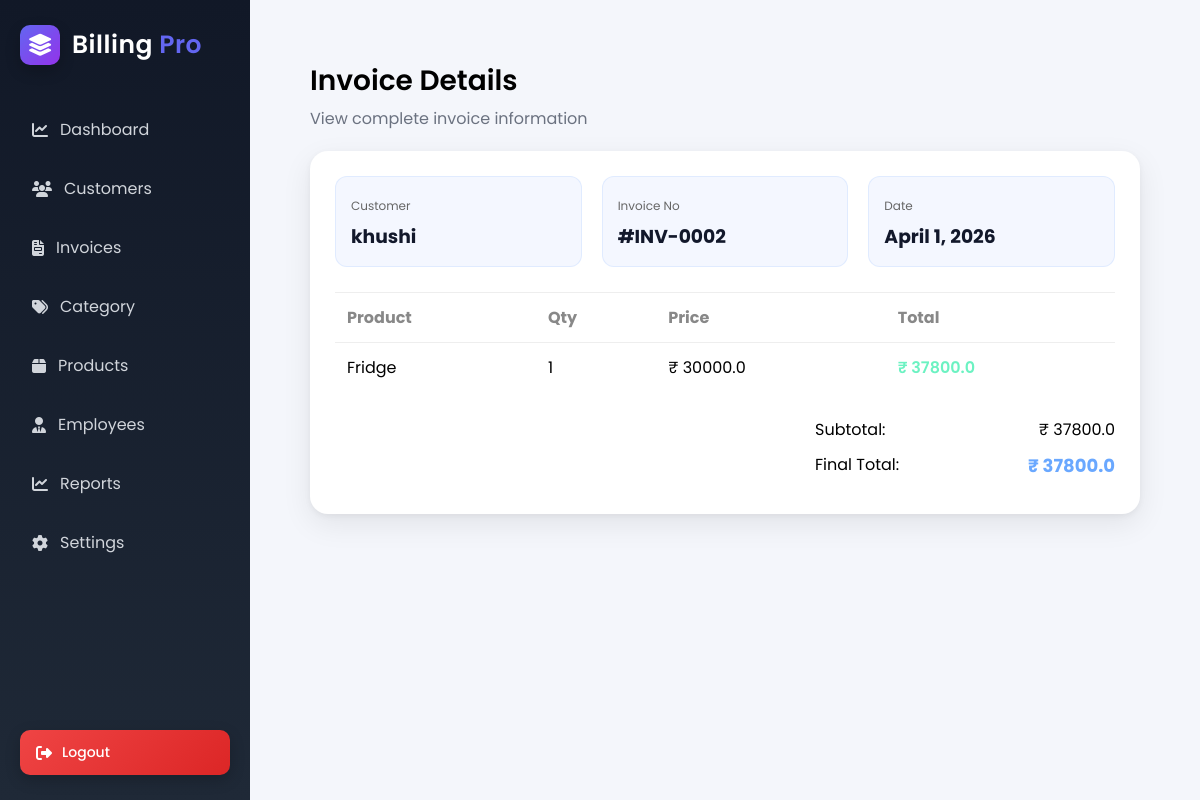
/invoice/view/8/, run on the app's committed database.
### organisation/models.py (models this page shows, shortened)
class Invoice_Details(models.Model):
    companyName = models.ForeignKey(OrganisationDetails, on_delete=models.CASCADE, default="")
    Cust_name = models.ForeignKey(CustomerDetails, on_delete=models.CASCADE, default="")
    Invoice_type = models.CharField(max_length=50)
    Invoice_num = models.CharField(max_length=20, blank=True)
    Date = models.DateField(auto_now_add=True)
    Dispatch_through = models.CharField(max_length=50)
    Due_date = models.DateField(auto_now=False, blank=True)
    Bank = models.CharField(max_length=20)
    Payment_type = models.CharField(max_length=20)
    Payment_note = models.TextField(max_length=50)
    T_c = models.TextField(max_length=100)
    Document_note = models.TextField(max_length=100)
    qrcode = models.ImageField(upload_to="", default="", blank=True)
    subtotal = models.FloatField(default=0)
    gst_total = models.FloatField(default=0)
    discount_total = models.FloatField(default=0)
    final_total = models.FloatField(default=0)

class CustomerDetails(models.Model):
    companyName = models.ForeignKey(OrganisationDetails, on_delete=models.CASCADE,default="")
    cust_name = models.CharField(max_length=50,verbose_name='Customer Name')
    cont_person = models.CharField(max_length=50,verbose_name='Contact Person')
    contact_num = models.IntegerField(verbose_name='Contact Number')
    email = models.CharField(max_length=50,default="")
    company_type = models.CharField(verbose_name='Company Type',max_length = 50)
    address = models.CharField(max_length=90,verbose_name='Address Line 1')
    address_2 = models.CharField(max_length=90,verbose_name='Address Line 2')
    landmark = models.CharField(max_length=50,verbose_name='Landmark')
    country = models.CharField(max_length=50,verbose_name='Country')
    state = models.CharField(max_length=50,verbose_name='State')
    city = models.CharField(max_length=50,verbose_name='City')
    pincode = models.IntegerField(verbose_name='Pincode')

class InvoiceItem(models.Model):
    Invoice = models.ForeignKey(Invoice_Details, on_delete=models.CASCADE)
    product = models.ForeignKey(Product, on_delete=models.CASCADE)
    Qty = models.IntegerField()
    Price = models.FloatField()
    Total = models.FloatField(blank=True, null=True)

class Product(models.Model):
    companyName = models.ForeignKey(OrganisationDetails, on_delete=models.CASCADE)
    category = models.ForeignKey(Category, on_delete=models.CASCADE, null=True, blank=True)
    Product_name = models.CharField(max_length=50)
    Hsn_code = models.CharField(max_length=20)
    Price = models.FloatField()
    Discount = models.IntegerField(default=0)
    Cgst = models.IntegerField(default=0)
    Sgst = models.IntegerField(default=0)
    Igst = models.IntegerField(default=0)
    Cess = models.IntegerField(default=0)
    stock = models.IntegerField(default=0)

### organisation/views.py (the view)
# urls.py: path('invoice/view/<int:id>/', views.view_invoice, name='view_invoice'),
def view_invoice(request, id):
    invoice = get_object_or_404(Invoice_Details, id=id)
    items = InvoiceItem.objects.filter(Invoice=invoice)
    return render(request, 'view_invoice.html', {
        'invoice': invoice,
        'items': items
    })

### organisation/templates/view_invoice.html (shortened to what this page needs)
{% extends 'base.html' %}
{% load static %}
{% block content %}
<div class="invoice-view-wrapper">
    <div class="invoice-header">
        <div>
            <h1>Invoice Details</h1>
            <p>View complete invoice information</p>
        </div>
    </div>
    <div class="invoice-view-card">
        <div class="invoice-top">
            <div class="info-box">
                <span>Customer</span>
                <h3>{{ invoice.Cust_name.cust_name }}</h3>
            </div>
            <div class="info-box">
                <span>Invoice No</span>
                <h3>#{{ invoice.Invoice_num }}</h3>
            </div>
            <div class="info-box">
                <span>Date</span>
                <h3>{{ invoice.Date }}</h3>
            </div>
        </div>
        <table class="invoice-view-table">
            <thead>
                <tr>
                    <th>Product</th>
                    <th>Qty</th>
                    <th>Price</th>
                    <th>Total</th>
                </tr>
            </thead>
            <tbody>
                {% for item in items %}
                <tr>
                    <td>{{ item.product.Product_name }}</td>
                    <td>{{ item.Qty }}</td>
                    <td>₹ {{ item.Price }}</td>
                    <td class="price">₹ {{ item.Total }}</td>
                </tr>
                {% empty %}
                <tr>
                    <td colspan="4">No items found</td>
                </tr>
                {% endfor %}
            </tbody>
        </table>
        <div class="invoice-total">
            <div>
                <p>Subtotal:</p>
                <p>₹ {{ invoice.subtotal }}</p>
            </div>
            <div>
                <p>Final Total:</p>
                <p class="final-total">₹ {{ invoice.final_total }}</p>
            </div>
        </div>
    </div>
</div>
{% endblock %}

### organisation/static/css/dashboard.css (style rules this page uses)
* { margin:0; padding:0; box-sizing:border-box; font-family:'Poppins',sans-serif; }
body { background:#f4f6fb; }
.invoice-header { display:flex; justify-content:space-between; align-items:center; margin-bottom:25px; }
.invoice-header h1 { font-size:28px; font-weight:600; }
.invoice-header p { color:#6b7280; margin-top:4px; }

### organisation/templates/view_invoice.html (style rules this page uses)
.invoice-view-wrapper { padding: 20px; }
.invoice-header { display: flex; justify-content: space-between; align-items: center; margin-bottom: 20px; }
.invoice-view-card { background: #ffffff; padding: 25px; border-radius: 18px; box-shadow: 0 10px 30px rgba(0,0,0,0.08), 0 2px 6px rgba(0,0,0,0.05); }
.invoice-top { display: flex; gap: 20px; margin-bottom: 25px; }
.info-box { flex: 1; background: #f4f7ff; padding: 15px; border-radius: 12px; border: 1px solid rgba(106,168,255,0.15); }
.info-box span { font-size: 12px; color: #666; }
.info-box h3 { margin-top: 5px; color: #12182b; }
.invoice-view-table { width: 100%; border-collapse: collapse; }
.invoice-view-table tr { display: table-row !important; }
.invoice-view-table td, .invoice-view-table th { display: table-cell !important; padding: 12px; border-top: 1px solid #eee; text-align: left; }
.invoice-view-table th { color: #888; }
.price { color: #6cf2c2; font-weight: 600; }
.invoice-total { margin-top: 25px; width: 300px; margin-left: auto; }
.invoice-total div { display: flex; justify-content: space-between; margin-bottom: 10px; }
.final-total { font-size: 18px; font-weight: bold; color: #6aa8ff; }

### data on the page
Invoice_Details: Cust_name.cust_name "khushi", Invoice_num "INV-0002", Date "April 1, 2026", subtotal "37800.0", final_total "37800.0"
InvoiceItem: product.Product_name "Fridge", Qty "1", Price "30000.0", Total "37800.0"
